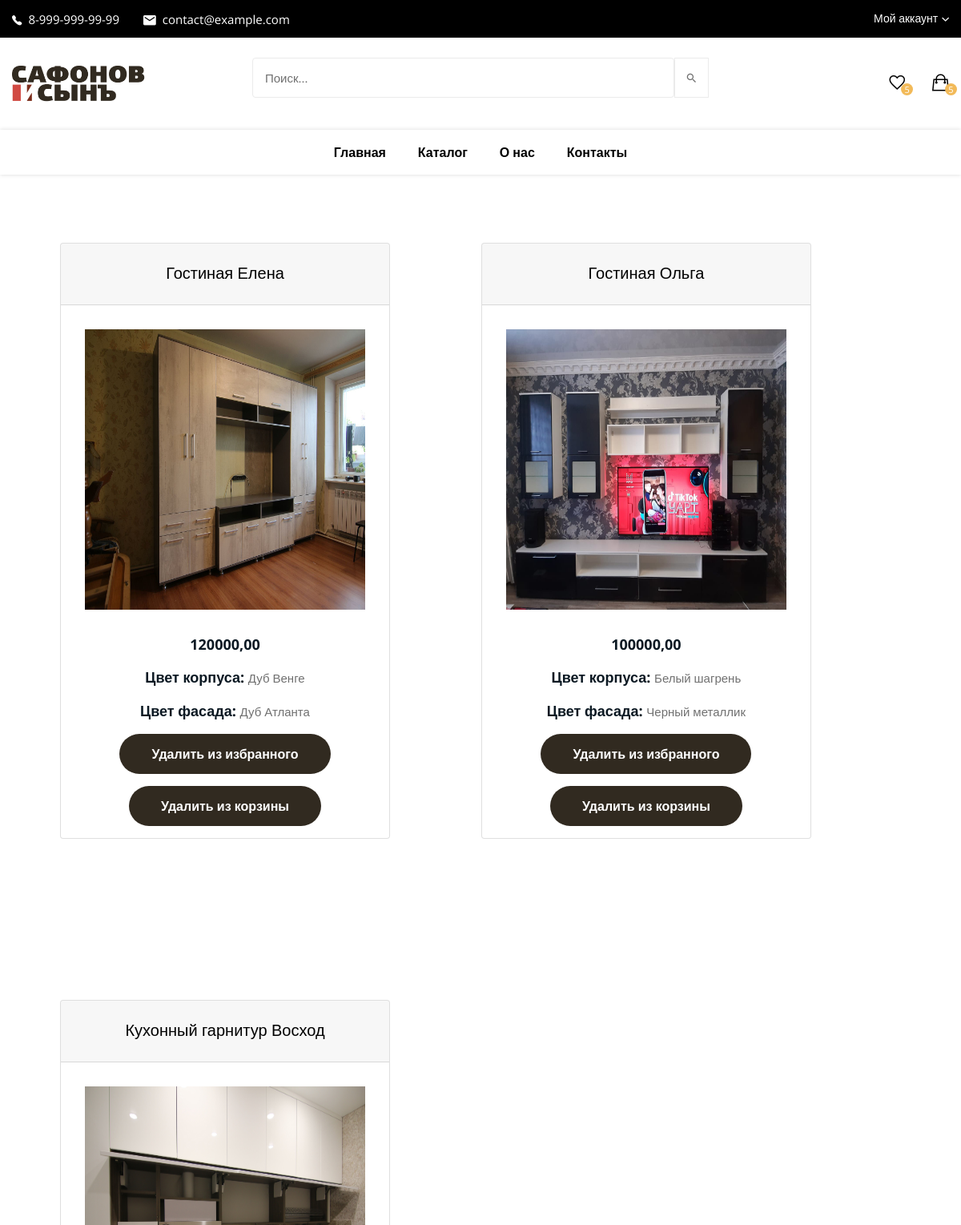
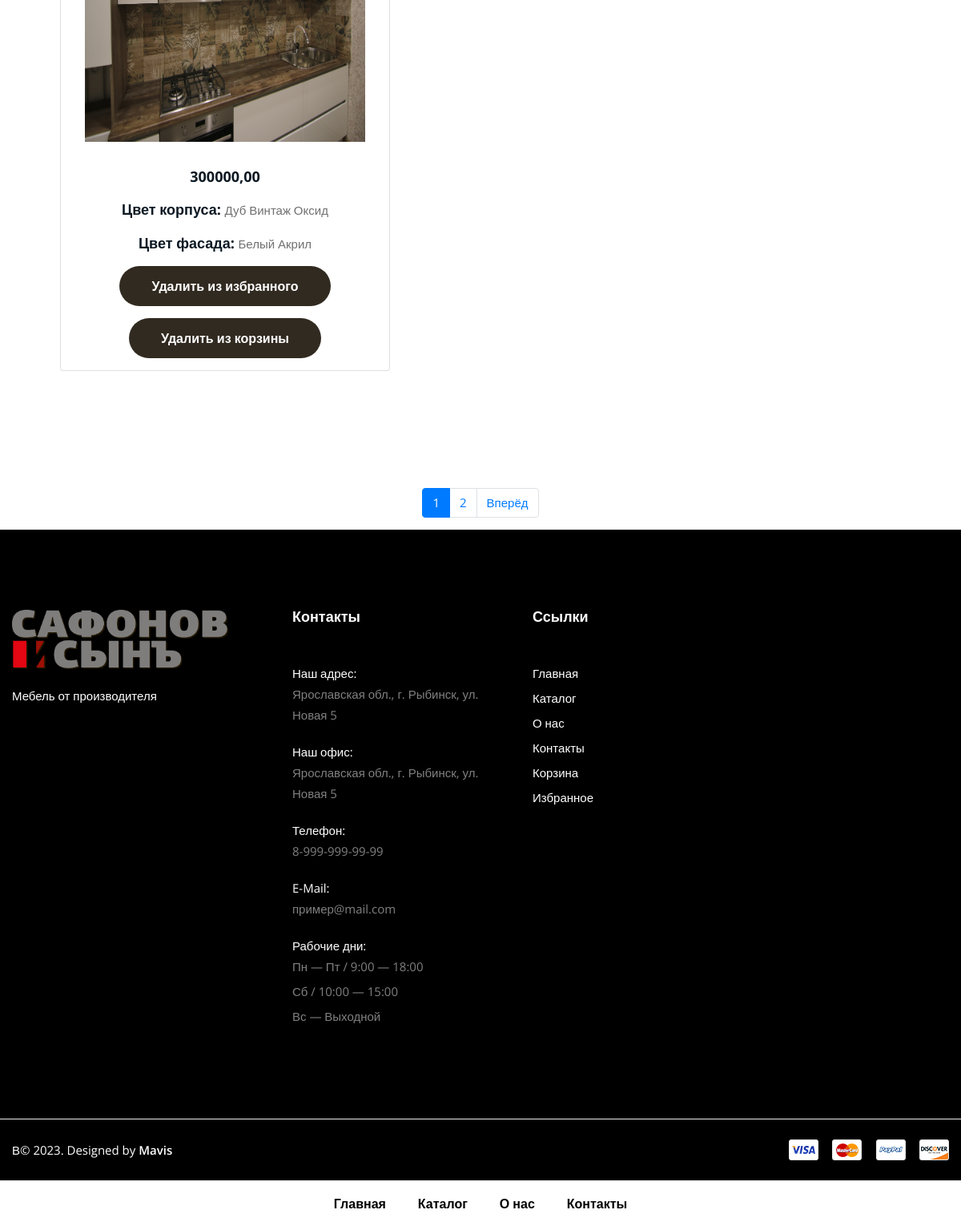
The page /favorites/ (signed in) on the database its author committed (2 pictures, top to bottom).
### furniture/models.py (models this page shows, shortened)
class Product(models.Model):
    title = models.CharField(max_length=255, verbose_name='Название')
    slug = models.SlugField(max_length=255, verbose_name='Url', unique=True)
    housing_material = models.CharField(max_length=255, verbose_name='Материал корпуса')
    facade_material = models.CharField(max_length=255, verbose_name='Материал фасада')
    housing_color = models.CharField(max_length=255, verbose_name='Цвет корпуса')
    facade_color = models.CharField(max_length=255, verbose_name='Цвет фасада')
    fittings = models.CharField(max_length=255, verbose_name='Фурнитура')
    description = models.TextField(max_length=1500, verbose_name='Описание', default='')
    price = MoneyField(decimal_places=2, default=0, default_currency='RUB', max_digits=11, verbose_name='Цена')
    views = models.IntegerField(default=0, verbose_name='Кол-во просмотров')
    favorite = models.ManyToManyField(User, related_name='favorite', blank=True, verbose_name='В избранном у')
    cart = models.ManyToManyField(User, related_name='cart', blank=True, verbose_name='В корзине у')
    Category = models.ForeignKey(Category, on_delete=models.PROTECT, related_name='products', verbose_name='Категория')
    def get_absolute_url(self):
        return reverse('view_product', kwargs={"slug": self.slug})
    class Meta:
        ordering = ['title']

class Image(models.Model):
    object_id = models.PositiveIntegerField(null=True, default=1)
    Product = models.ForeignKey(Product, on_delete=models.CASCADE, null=True, verbose_name='Продукт')
    photo = models.ImageField(upload_to='photos/%Y/%m/%d/', blank=True, verbose_name='Фото')
    content_type = models.ForeignKey(ContentType, on_delete=models.PROTECT, default=20)
    content_object = GenericForeignKey("content_type", "object_id")

### furniture/views.py (the view)
# urls.py: path('favorites/', favorites, name='favorites'),
def favorites(request):
    if request.user.is_authenticated == False:
        return user_login(request)
    else:
        favorite_products = request.user.favorite.all()
        paginator = Paginator(favorite_products, 3)
        page_number = request.GET.get("page")
        page_obj = paginator.get_page(page_number)
        context = {
            'favorite_products': favorite_products,
            "page_obj": page_obj,
        }
        return render(request, 'furniture/favorites.html', context)

### furniture/templates/furniture/favorites.html (shortened to what this page needs)
{% extends 'base.html' %}
{%block content%}
<head>
</head>
{% if request.user.is_not_authenticated %}
    <h3 style="text-align: center; margin: 300px 0 300px 0"> Необходимо авторизоваться </h3>
{% else %}
    {% if request.user.favorite.all.count == 0 %}
        <h3 style="text-align: center; margin: 300px 0 300px 0"> Вы ещё ничего не добавили в "избранное" </h3>
    {% else %}
        {% for item in page_obj.object_list %}
        <ul class="A">
            <div class="container">
                <div class="row">
                    <div style="margin-top: 50px">
                        <div class="card mb-3">
                            <div class="card-header text-center">
                                <a href="{{ item.get_absolute_url }}"><h5 class="card-title" style="padding-top: 10px">{{item.title}}</h5></a>
                            </div>
                            <div class="" style="text-align: center;">
                                {% for item_photo in item.image_set.all|slice:":1" %}
                                    {% if item_photo.photo%}
                                        <a href="{{ item.get_absolute_url }}"><img src="{{ item_photo.photo.url }}" alt="" width="350" height="350" style="margin: 30px"></a>
                                    {% endif %}
                                {% endfor %}
                                <br>
                                <p><span class="textA">{{ item.price }}  </span></p>
                                <p><span class="textA">Цвет корпуса:  </span> {{item.housing_color}}</p>
                                <p><span class="textA">Цвет фасада:  </span> {{item.facade_color}}</p>
                                <p><a  href="{% url 'remove_from_favorite_favorite' item.slug %}" class="tm-button1"> Удалить из избранного </a></p>
                                    {% if request.user in item.cart.all %}
                                        <p><a  href="{% url 'remove_from_cart_favorite' item.slug %}" class="tm-button1"> Удалить из корзины </a></p>
                                    {% else %}
                                        <p><a  href="{% url 'add_to_cart_favorite' item.slug %}" class="tm-button1"> Добавить в корзину </a></p>
                                    {% endif %}
                            </div>
                        </div>
                    </div>
                </div>
            </div>
        </ul>
        {% endfor %}
        {% include 'include/paginator.html' %}
    {% endif %}
{% endif %}
{%endblock%}

### templates/base.html (shortened to what this page needs)
{% load static %}
<head>
    <link rel="stylesheet" href="{% static 'css/vendors/bootstrap.min.css' %}">
    <link rel="stylesheet" href="{% static 'css/vendors/meanmenu.min.css' %}">
    <link rel="stylesheet" href="{% static 'css/vendors/slick.css' %}">
    <link rel="stylesheet" href="{% static 'css/vendors/slick-theme.css' %}">
    <link rel="stylesheet" href="{% static 'css/vendors/ionicons.min.css' %}">
    <link rel="stylesheet" href="{% static 'css/vendors/nice-select.css' %}">
    <link rel="stylesheet" href="{% static 'css/vendors/jquery.fancybox.min.css' %}">
    <link rel="stylesheet" href="{% static 'css/vendors/jquery.nstSlider.min.css' %}">
    <link rel="stylesheet" href="{% static 'css/style.css' %}">
</head>
<body>
    <div id="wrapper" class="wrapper">
        <div class="tm-header tm-header-sticky">
            <div class="tm-header-toparea bg-black">
                <div class="container">
                    <div class="row align-items-center">
                        <div class="col-lg-8 col-12">
                            <ul class="tm-header-info">
                                <li><a href="#"><i class="ion-ios-telephone"></i>8-999-999-99-99</a></li>
                                <li><a href="#"><i
                                            class="ion-android-mail"></i>contact@example.com</a></li>
                            </ul>
                        </div>
                        <div class="col-lg-4 col-12">
                            <div class="tm-header-options">
                                <div class="tm-dropdown tm-header-links">
                                    <button>Мой аккаунт</button>
                                </div>
                            </div>
                        </div>
                    </div>
                </div>
            </div>
            <div class="tm-header-middlearea bg-white">
                <div class="container">
                    <div class="row align-items-center">
                        <div class="col-lg-3 col-6 order-1 order-lg-1">
                            <a href="{% url 'Home' %}" class="tm-header-logo">
                                <img src="{% static 'images/logo_1240х343.png' %}" alt="">
                            </a>
                        </div>
                        <div class="col-lg-6 col-12 order-3 order-lg-2">
                            <form action="{% url 'search' %}" method="get">
                                <div class="" style="display: flex">
                                    <input type="text" name="s" placeholder="Поиск...">
                                    <button type="submit"><i class="ion-android-search"></i></button>
                                </div>
                            </form>
                        </div>
                        <div class="col-lg-3 col-6 order-2 order-lg-3">
                            <ul class="tm-header-icons">
                                {% if request.user.is_authenticated %}
                                    <li><a href="{% url 'favorites' %}"><i class="ion-android-favorite-outline"></i><span>{{request.user.favorite.all.count}}</span></a></li>
                                    <li><a href="{% url 'cart' %}"><i class="ion-bag"></i><span>{{request.user.cart.all.count}}</span></a></li>
                                {% else %}
                                    <li><a href="{% url 'favorites' %}"><i class="ion-android-favorite-outline"></i></a></li>
                                    <li><a href="{% url 'cart' %}"><i class="ion-bag"></i></a></li>
                                {% endif %}
                            </ul>
                        </div>
                    </div>
                </div>
            </div>
            <div class="tm-header bg-white">
                <div class="container">
                    <nav class="tm-header-nav" style="display: block;">
                        <ul>
                            <li>
                                <a href="{% url 'Home'%}">Главная</a>
                            </li>
                            <li>
                                <a href="{% url 'catalog'%}">Каталог</a>
                            </li>
                            <li>
                                <a href="{% url 'about_us'%}">О нас</a>
                            </li>
                            <li>
                                <a href="{% url 'contacts'%}">Контакты</a>
                            </li>
                        </ul>
                    </nav>
                </div>
            </div>
        {% include 'include/_nav.html' %}
        {% block content %}{% endblock %}
        <div class="tm-footer bg-black">
            <div class="tm-footer-toparea tm-padding-section">
                <div class="container">
                    <div class="widgets widgets-footer row">
                        <div class="col-lg-3 col-md-6 col-12">
                            <div class="single-widget widget-info">
                                <a class="widget-info-logo" href="{% url 'Home' %}"><img src="{% static 'images/logo1.png' %}" alt=""></a>
                                <p style="color: white">Мебель от производителя</p>
                            </div>
                        </div>
                        <div class="col-lg-3 col-md-6 col-12" style="margin-left: 50px">
                            <div class="single-widget widget-quicklinks">
                                <h6 class="widget-title" style="color: white">Контакты</h6>
                                <ul>
                                    <li><span style="color: white">Наш адрес:  </span>
                                        <ul>
                                            <li><p><span style="color: gray">Ярославская обл., г. Рыбинск, ул. Новая 5</span></p></li>
                                        </ul>
                                    </li>
                                    <li><span style="color: white">Наш офис:  </span>
                                        <ul>
                                            <li><p><span style="color: gray">Ярославская обл., г. Рыбинск, ул. Новая 5</span></p></li>
                                        </ul>
                                    </li>
                                    <li><span style="color: white">Телефон:  </span>
                                        <ul>
                                            <li><p><span style="color: gray">8-999-999-99-99</span></p></li>
                                        </ul>
                                    </li>
                                    <li><span style="color: white">E-Mail:  </span>
                                        <ul>
                                            <li><p><span style="color: gray">пример@mail.com</span></p></li>
                                        </ul>
                                    </li>
                                    <li><span style="color: white">Рабочие дни:  </span>
                                        <ul>
                                            <li><span style="color: gray">Пн — Пт / 9:00 — 18:00</span></li>
                                            <li><span style="color: gray">Сб / 10:00 — 15:00</span></li>
                                            <li><p><span style="color: gray">Вс — Выходной</span></p></li>
                                        </ul>
                                    </li>
                                </ul>
                            </div>
                        </div>
                        <div class="col-lg-3 col-md-6 col-12">
                            <div class="single-widget widget-quicklinks">
                                <h6 class="widget-title" style="color: white">Ссылки</h6>
                                <ul>
                                    <li><a href="{% url 'Home' %}" style="color: white">Главная</a></li>
                                    <li><a href="{% url 'catalog' %}" style="color: white">Каталог</a></li>
                                    <li><a href="{% url 'about_us' %}" style="color: white">О нас</a></li>
                                    <li><a href="{% url 'contacts' %}" style="color: white">Контакты</a></li>
                                    <li><a href="{% url 'cart' %}" style="color: white">Корзина</a></li>
                                    <li><a href="{% url 'favorites' %}" style="color: white">Избранное</a></li>
                                </ul>
                            </div>
                        </div>
                    </div>
                </div>
            </div>
            <div class="tm-footer-bottomarea">
                <div class="container">
                    <div class="row align-items-center">
                        <div class="col-md-7">
                            <p class="tm-footer-copyright" style="color: white">В© 2023. Designed by <a href="https://vk.com/mavisq" style="color: white">Mavis</a></p>
                        </div>
                        <div class="col-md-5">
                            <div class="tm-footer-payment">
                                <img src="{% static 'images/payment-methods.png' %}" alt="payment methods">
                            </div>
                        </div>
                    </div>
                </div>
            </div>
        </div>
        </div>
    </div>
</body>

### templates/include/_nav.html
<div class="tm-header-bottomarea bg-white">
    <div class="container">
        <nav class="tm-header-nav">
            <ul>
                <li>
                    <a href="{% url 'Home'%}">Главная</a>
                </li>
                <li>
                    <a href="{% url 'catalog'%}">Каталог</a>
                </li>
                <li>
                    <a href="{% url 'about_us'%}">О нас</a>
                </li>
                <li>
                    <a href="{% url 'contacts'%}">Контакты</a>
                </li>
            </ul>
        </nav>
    </div>
</div>

### templates/include/paginator.html (shortened to what this page needs)
<nav aria-label="...">
          <ul class="pagination justify-content-center" style="margin-top: 30px">
              {% for p in page_obj.paginator.page_range %}
                  {% if page_obj.number == p %}
                    <li class="page-item active" aria-current="page">
                          <a class="page-link" href="?page={{ p }}">{{ p }}</a>
                    </li>
                  {% elif p > page_obj.number|add:-3 and p < page_obj.number|add:3 %}
                    <li class="page-item">
                        <a class="page-link" href="?{{s}}page={{ p }}">{{ p }}</a>
                    </li>
                  {% endif %}
              {% endfor %}
              {% if page_obj.has_next %}
                <li class="page-item">
                     <a class="page-link" href="?{{s}}page={{ page_obj.next_page_number }}">Вперёд</a>
                </li>
              {% endif %}
          </ul>
    </nav>

### furniture/templates/furniture/favorites.html (style rules this page uses)
.textA { font-size: 18px; font-weight: bold; color: #0c1923; }
.A { display: inline-block; margin: 35px 35px 100px 35px; }
.tm-button1, a.tm-button1, button.tm-button1 { display: inline-block; background: #312A20; color: #ffffff; line-height: 50px; font-weight: 600; border-radius: 30px; padding: 0 40px; font-size: 16px; }

### rows shown on the page
Product: title "Гостиная Елена", price "120000,00", housing_color "Дуб Венге", facade_color "Дуб Атланта", shows "Удалить из корзины"
Image: photo (picture)
Product: title "Гостиная Ольга", price "100000,00", housing_color "Белый шагрень", facade_color "Черный металлик", shows "Удалить из корзины"
Image: photo (picture)
Product: title "Кухонный гарнитур Восход", price "300000,00", housing_color "Дуб Винтаж Оксид", facade_color "Белый Акрил", shows "Удалить из корзины"
Image: photo (picture)

### other values the page prints
{{ request.user.favorite.all.count }} "5"
{{ request.user.cart.all.count }} "5"
{{ p }} "1"
{{ p }} "2"
